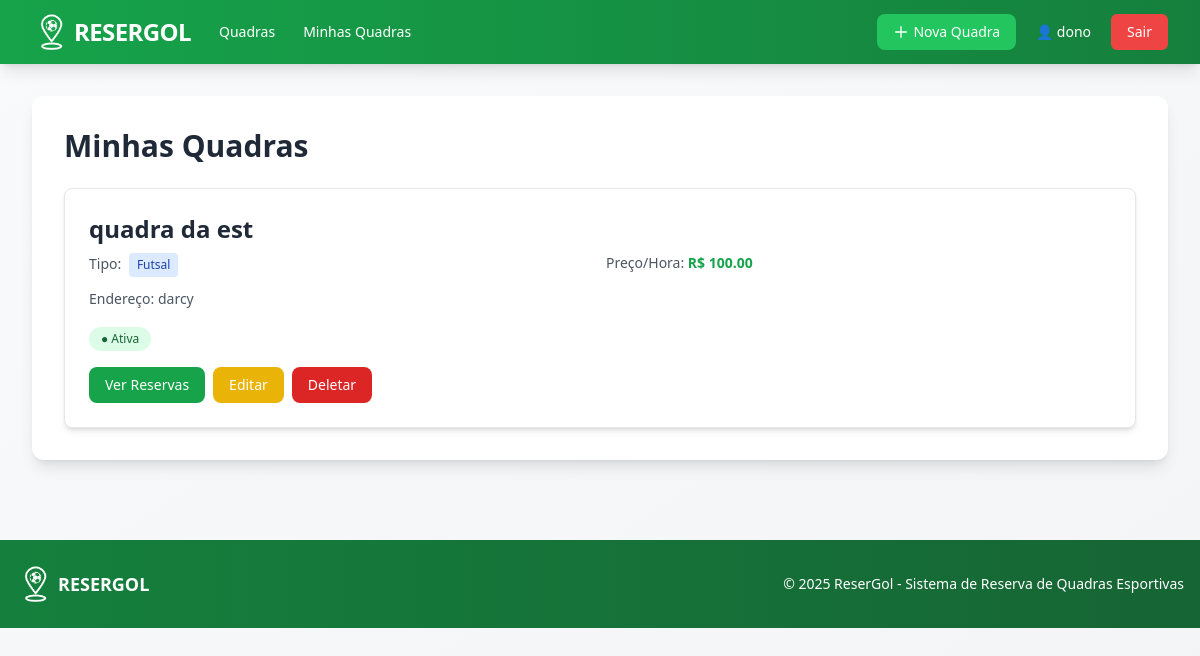
/minhas-quadras (signed in), run on the app's committed database.
### models/usuario_model.py (models this page shows, shortened)
class Usuario(UserMixin, db.Model):
    __tablename__ = 'usuarios'
    id = db.Column(db.Integer, primary_key=True)
    nome = db.Column(db.String(120), nullable=False)
    email = db.Column(db.String(120), unique=True, nullable=False)
    senha_hash = db.Column(db.String(255), nullable=False)
    role = db.Column(db.String(20), default='usuario')
    criado_em = db.Column(db.DateTime, default=datetime.utcnow)
    tentativas_login = db.Column(db.Integer, default=0)
    bloqueado_ate = db.Column(db.DateTime, nullable=True)
    quadras = db.relationship('Quadra', backref='dono', lazy=True, foreign_keys='Quadra.dono_id')
    reservas = db.relationship('Reserva', backref='usuario', lazy=True, foreign_keys='Reserva.usuario_id')
    def is_dono_quadra(self):
        return self.role == 'dono_quadra'
    def is_admin(self):
        return self.role == 'admin'

### models/quadra_model.py (models this page shows, shortened)
class Quadra(db.Model):
    __tablename__ = 'quadras'
    id = db.Column(db.Integer, primary_key=True)
    nome = db.Column(db.String(120), nullable=False)
    endereco = db.Column(db.String(255), nullable=False)
    tipo = db.Column(db.String(50), nullable=False)
    descricao = db.Column(db.Text, nullable=True)
    preco_hora = db.Column(db.Float, nullable=False)
    ativa = db.Column(db.Boolean, default=True)
    criado_em = db.Column(db.DateTime, default=datetime.utcnow)
    dono_id = db.Column(db.Integer, db.ForeignKey('usuarios.id'), nullable=False)
    reservas = db.relationship('Reserva', backref='quadra', lazy=True, cascade='all, delete-orphan')

### app.py (the view)
@app.route('/minhas-quadras')
@login_required
def minhas_quadras():
    return QuadraController.minhas_quadras()

### app.py (called while the page is built)
@login_manager.user_loader
def load_user(user_id):
    return Usuario.query.get(int(user_id))

### controllers/quadra_controller.py (called while the page is built)
    @staticmethod
    @login_required
    def minhas_quadras():
        if not current_user.is_dono_quadra():
            flash('Você precisa ser dono de quadra para acessar esta página!', 'danger')
            return redirect(url_for('index'))
        quadras = Quadra.query.filter_by(dono_id=current_user.id).all()
        return render_template('quadras/minhas_quadras.html', quadras=quadras)

### templates/quadras/minhas_quadras.html (shortened to what this page needs)
{% extends "base.html" %}
{% block content %}
    <h2 class="text-3xl font-bold text-gray-800 mb-6">Minhas Quadras</h2>
    {% if quadras %}
        <div class="space-y-6">
            {% for quadra in quadras %}
            <div class="bg-white rounded-lg shadow-md border border-gray-200 overflow-hidden">
                <div class="p-6">
                    <div class="flex justify-between items-start mb-4">
                        <div class="flex-1">
                            <h3 class="text-2xl font-bold text-gray-800 mb-2">{{ quadra.nome }}</h3>
                            <div class="grid grid-cols-1 md:grid-cols-2 gap-3 mb-4">
                                <p class="text-sm text-gray-600">
                                    <span class="font-medium">Tipo:</span>
                                    <span class="inline-block px-2 py-1 bg-blue-100 text-blue-800 rounded text-xs ml-1">
                                        {{ quadra.tipo|capitalize }}
                                    </span>
                                </p>
                                <p class="text-sm text-gray-600">
                                    <span class="font-medium">Preço/Hora:</span>
                                    <span class="text-green-600 font-bold">R$ {{ "%.2f"|format(quadra.preco_hora) }}</span>
                                </p>
                                <p class="text-sm text-gray-600 col-span-2">
                                    <span class="font-medium">Endereço:</span> {{ quadra.endereco }}
                                </p>
                            </div>
                            <div>
                                {% if quadra.ativa %}
                                    <span class="inline-block px-3 py-1 bg-green-100 text-green-800 text-xs font-medium rounded-full">
                                        ● Ativa
                                    </span>
                                {% else %}
                                    <span class="inline-block px-3 py-1 bg-red-100 text-red-800 text-xs font-medium rounded-full">
                                        ● Inativa
                                    </span>
                                {% endif %}
                            </div>
                        </div>
                    </div>
                    <div class="flex flex-wrap gap-2">
                        <a href="{{ url_for('ver_reservas_quadra', quadra_id=quadra.id) }}"
                           class="inline-flex items-center px-4 py-2 bg-resergol-600 hover:bg-resergol-700 text-white text-sm font-medium rounded-lg transition duration-200">
                            Ver Reservas
                        </a>
                        <a href="{{ url_for('editar_quadra', quadra_id=quadra.id) }}"
                           class="inline-flex items-center px-4 py-2 bg-yellow-500 hover:bg-yellow-600 text-white text-sm font-medium rounded-lg transition duration-200">
                            Editar
                        </a>
                        <a href="{{ url_for('deletar_quadra', quadra_id=quadra.id) }}"
                           onclick="return confirm('Tem certeza que deseja deletar esta quadra? Todas as reservas também serão removidas!')"
                           class="inline-flex items-center px-4 py-2 bg-red-600 hover:bg-red-700 text-white text-sm font-medium rounded-lg transition duration-200">
                            Deletar
                        </a>
                    </div>
                </div>
            </div>
            {% endfor %}
        </div>
    {% endif %}
{% endblock %}

### templates/base.html (shortened to what this page needs)
<!DOCTYPE HTML>
<html lang="pt-BR">
<head>
    <script src="https://cdn.tailwindcss.com"></script>
</head>
<body class="bg-gradient-to-br from-gray-50 to-gray-100 min-h-screen">
    <nav class="bg-gradient-to-r from-resergol-600 to-resergol-700 shadow-lg">
        <div class="max-w-7xl mx-auto px-4 sm:px-6 lg:px-8">
            <div class="flex items-center justify-between h-16">
                <div class="flex items-center space-x-4">
                    <a href="{{ url_for('index') }}" class="flex items-center space-x-0.5 hover:opacity-90 transition">
                        <img src="{{ url_for('static', filename='resergol_pin.png') }}" alt="Logo ReserGol" class="h-10 w-10">
                        <span class="text-white font-bold text-2xl tracking-tight">RESERGOL</span>
                    </a>
                    {% if current_user.is_authenticated %}
                        <div class="hidden md:flex items-center space-x-1 ml-8">
                            {% if not current_user.is_admin() %}
                                <a href="{{ url_for('listar_quadras') }}" class="text-white hover:bg-resergol-500 px-3 py-2 rounded-md text-sm font-medium transition">
                                    Quadras
                                </a>
                            {% endif %}
                            {% if current_user.is_dono_quadra() and not current_user.is_admin() %}
                                <a href="{{ url_for('minhas_quadras') }}" class="text-white hover:bg-resergol-500 px-3 py-2 rounded-md text-sm font-medium transition">
                                    Minhas Quadras
                                </a>
                            {% endif %}
                        </div>
                    {% endif %}
                </div>
                                <div class="flex items-center space-x-2">
                    {% if current_user.is_authenticated %}
                        {% if current_user.is_dono_quadra() and not current_user.is_admin() %}
                            <a href="{{ url_for('cadastrar_quadra') }}"
                               class="inline-flex items-center px-4 py-2 bg-green-500 hover:bg-green-600 text-white font-medium text-sm rounded-lg transition duration-200">
                                <svg class="w-4 h-4 mr-1" fill="none" stroke="currentColor" viewBox="0 0 24 24">
                                    <path stroke-linecap="round" stroke-linejoin="round" stroke-width="2" d="M12 4v16m8-8H4"></path>
                                </svg>
                                Nova Quadra
                            </a>
                        {% endif %}
                        <a href="{{ url_for('perfil') }}" class="text-white hover:bg-resergol-500 px-3 py-2 rounded-md text-sm font-medium transition">
                            👤 {{ current_user.nome.split()[0] }}
                        </a>
                        <a href="{{ url_for('logout') }}" class="bg-red-500 hover:bg-red-600 text-white px-4 py-2 rounded-md text-sm font-medium transition">
                            Sair
                        </a>
                    {% endif %}
                </div>
            </div>
        </div>
    </nav>
    <div class="max-w-7xl mx-auto px-4 sm:px-6 lg:px-8 py-8">
        <div class="bg-white rounded-xl shadow-lg p-6 md:p-8">
            {% block content %}{% endblock %}
        </div>
    </div>
    <footer class="bg-gradient-to-r from-resergol-700 to-resergol-800 text-white mt-12">
        <div class="max-w-7xl mx-auto px-4 py-6">
            <div class="flex flex-col md:flex-row justify-between items-center">
                <div class="flex items-center space-x-0.5 mb-4 md:mb-0">
                    <img src="{{ url_for('static', filename='resergol_pin.png') }}" alt="Logo ReserGol" class="h-10 w-10">
                    <span class="font-bold text-lg">RESERGOL</span>
                </div>
                <p class="text-sm text-center">&copy; 2025 ReserGol - Sistema de Reserva de Quadras Esportivas</p>
            </div>
        </div>
    </footer>
</body>
</html>

### data on the page
Usuario: nome "dono"
Quadra: nome "quadra da est", tipo "Futsal", preco_hora "100.00", endereco "darcy", ativa "● Ativa"
